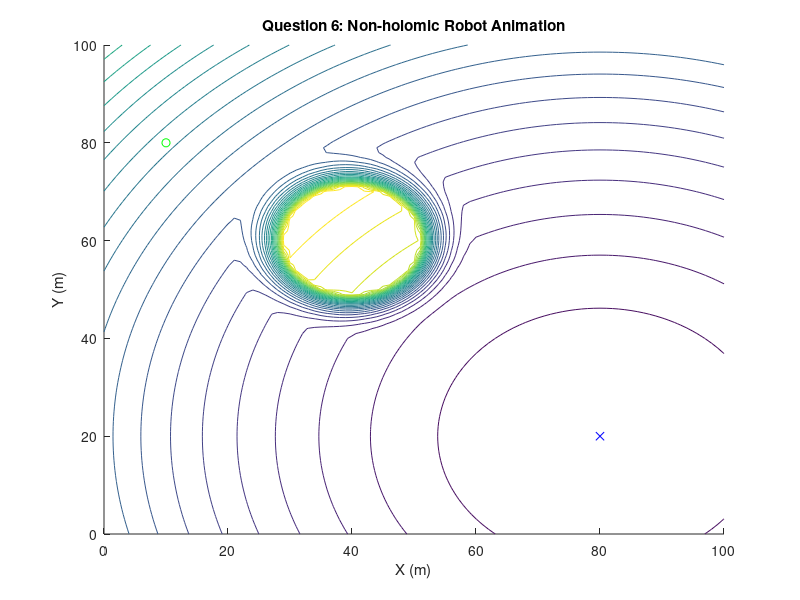

The MATLAB source for this figure: (Note: this script raises an error after producing the figure.)
%% Homework 2 Question 6
% By: Max Black
% Due: 10/13/26

clear;
clc;
close all;

% workspace definition
x = 0:1:100;
y = 0:1:100;
[X, Y] = meshgrid(x, y);

% intialize known variables and constants
q_start = [10 80];
q_goal = [80 20];
obstacle = [30 50;
    50 50;
    50 70;
    30 70];
center = [40 60];
epsilon = 0.01;
eta = 100000;
d0 = 20;
rho_min = 11;
tol = 0.5; 
dt = 0.1;
vmax = 5;
nstep = 20000;

q = q_start; % initial q 
path = q; % initial path vector

% non holomic robot
theta = 0; 
kp = 2;
robot_path = [q theta];

for step = 1:nstep
    
    % attractive force
    F_att = -epsilon * (q-q_goal); 
    
    % repulsive force
    rho = sqrt((q(1)-center(1))^2 + (q(2)-center(2))^2);
    if rho <= d0
        grad_rho = (q-center)/rho;
        rho_eff = max(rho, rho_min);
        F_rep = eta*((1/rho_eff)-1/d0)*(1/rho_eff^2)*grad_rho;
    else
        F_rep = [0 0];
    end

    u = F_att + F_rep;

    theta_d = atan2(u(2), u(1));

    gamma = kp * (theta_d-theta); 
    v = sqrt(u(1)^2+u(2)^2);
    if v > vmax
        v = vmax;
    end

    q(1) = q(1) + v*cos(theta)*dt;
    q(2) = q(2) + v*sin(theta)*dt;
    theta = theta + gamma*dt;

    path(end+1, :) = q;
    robot_path(end+1, :) = [q theta];

    if sqrt((q(1)-q_goal(1))^2 + (q(2)-q_goal(2))^2) < tol 
        break 
    end
end

d_goal = sqrt((q_goal(1)-X).^2 + (q_goal(2)-Y).^2);
d_obs  = sqrt((center(1)-X).^2 + (center(2)-Y).^2);
U_att  = 0.5 * epsilon * d_goal.^2;
U_rep  = 0.5 * eta * (1./max(d_obs, rho_min) - 1/d0).^2;
U_rep(d_obs > d0) = 0;
U_total = U_att + U_rep;

%% Animation
figure; 
hold on;
contour(X, Y, U_total, 30);
plot(q_start(1), q_start(2), 'go');
plot(q_goal(1),  q_goal(2),  'bx');
axis([0 100 0 100]);
xlabel('X (m)'); 
ylabel('Y (m)');
title('Question 6: Non-holomic Robot Animation');

body = fill(0, 0, 'b');
trail = plot(path(1,1), path(1,2), 'r-');

for i = 1:1:size(robot_path, 1)
    corners = Black_Max_SquareRobot(robot_path(i,1), robot_path(i,2), robot_path(i,3));
    set(body,  'XData', corners(:,1), 'YData', corners(:,2));
    set(trail, 'XData', path(1:i,1),  'YData', path(1:i,2));
    drawnow;
end

corners = Black_Max_SquareRobot(robot_path(end, 1), robot_path(end, 2), robot_path(end, 3));
set(body,  'XData', corners(:,1), 'YData', corners(:,2));
set(trail, 'XData', path(:,1),    'YData', path(:,2));
